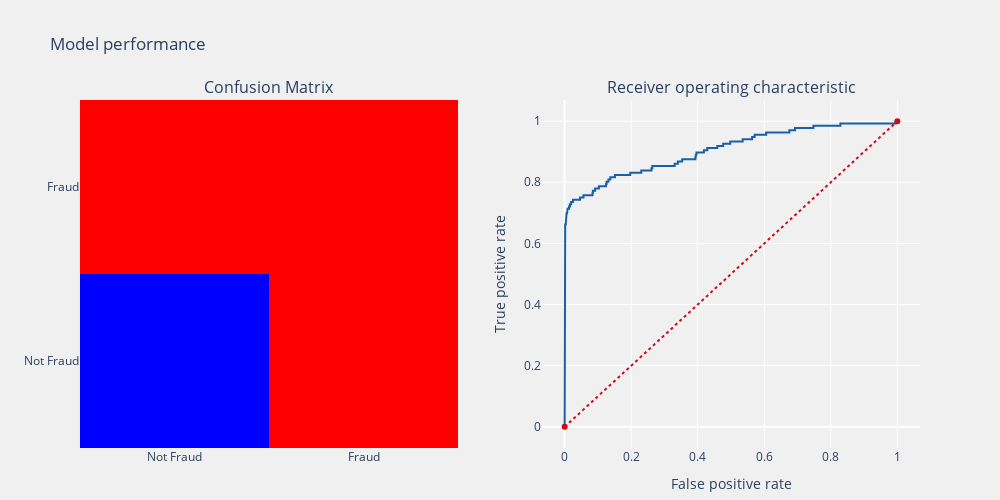
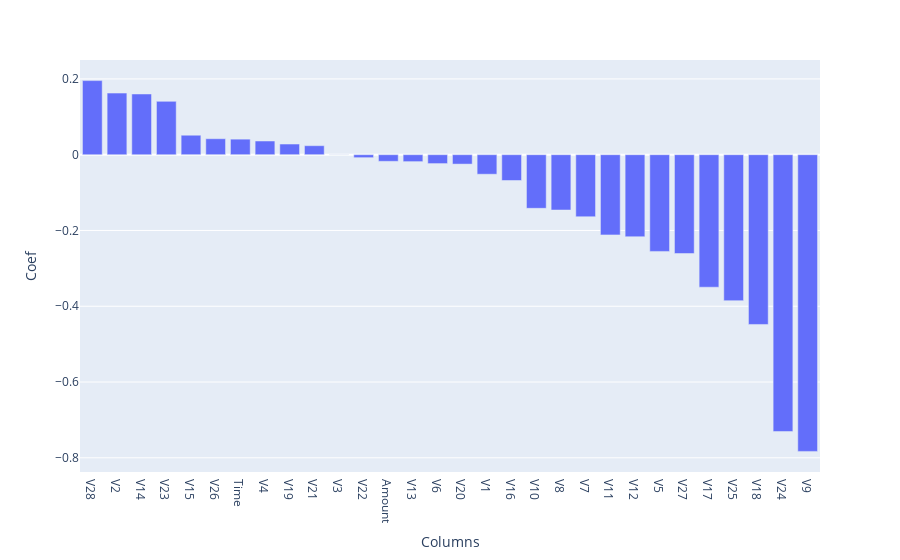

Notebook source saved alongside these figures, in order:
### Markdown cell above
# <a id="4"> 4. Model Building </a>

### Code cell
def Fraud(algorithm,X_train,X_test,y_train,y_test):
    algorithm.fit(X_train,y_train)
    training_score=algorithm.score(X_train,y_train)
    pred=algorithm.predict(X_test)
    probablities=algorithm.predict_proba(X_test)
    print("Training score: ",training_score)
    print("Classification report: \n",classification_report(y_test,pred))
    print("Accuracy Score :",accuracy_score(y_test,pred))
    print('F1_score :', f1_score(y_test,pred))
#     plot confusion matrix
    cm=confusion_matrix(y_test,pred)
     #plot roc_auc_score
    model_roc_auc = roc_auc_score(y_test,pred) 
    print ("Area under curve : ",model_roc_auc,"\n")
    fpr,tpr,thresholds = roc_curve(y_test,probablities[:,1])
    
    #     plot confusion matrix
    trace1 = go.Heatmap(z = cm ,
                        x = ["Not Fraud","Fraud"],
                        y = ["Not Fraud","Fraud"],
                        showscale  = False,colorscale = [(0, "red"), (0.5, "green"), (1, "blue")],
                        name = "matrix")
    #plot roc_auc_score
    trace2 = go.Scatter(x = fpr,y = tpr,
                        name = "Roc : " + str(model_roc_auc),
                        line = dict(color = ('rgb(22, 96, 167)'),width = 2))
    trace3 = go.Scatter(x = [0,1],y=[0,1],
                        line = dict(color = ('rgb(205, 12, 24)'),width = 2,
                        dash = 'dot'))
    
    fig = tls.make_subplots(rows=1, cols=2,
                            subplot_titles=('Confusion Matrix',
                                            'Receiver operating characteristic'))
    fig['layout'].update(showlegend=False, title="Model performance" ,
                         autosize = True,height = 500,width = 1000,
                         plot_bgcolor = 'rgba(240,240,240, 0.95)',
                         paper_bgcolor = 'rgba(240,240,240, 0.95)',
                         margin = dict(b = 10))
    fig["layout"]["xaxis2"].update(dict(title = "False positive rate"))
    fig["layout"]["yaxis2"].update(dict(title = "True positive rate"))
    
    fig.append_trace(trace1,1,1)
    fig.append_trace(trace2,1,2)
    fig.append_trace(trace3,1,2)

    py.iplot(fig)
        
    coefs =algorithm.coef_.reshape(30,1)
    coefs1=pd.DataFrame(coefs).rename(columns={0:"Coef"})
    col=X_train.columns[algorithm.coef_.argsort().reshape(30,1)]
    columns=pd.DataFrame(col).rename(columns={0:"Columns"})
    imp=pd.concat([columns,coefs1],axis=1)
    imp=imp.sort_values(by=["Coef"],ascending=False)
    fig=px.bar(imp, x='Columns', y='Coef')
    fig.show()
    
    
logit=LogisticRegression()
Fraud(logit,X_train,X_test,y_train,y_test)

### Figure 1 — Plotly figure (JSON) as saved in the notebook; plotly's stock layout.template omitted (floating-point values rounded to 4 significant figures; data arrays with more than 128 entries replaced by an {"elided": "..."} marker saying what was removed)
{"data": [{"colorscale": [[0, "red"], [0.5, "green"], [1, "blue"]], "name": "matrix", "showscale": false, "type": "heatmap", "x": ["Not Fraud", "Fraud"], "xaxis": "x", "y": ["Not Fraud", "Fraud"], "yaxis": "y", "z": [[85271, 36], [54, 82]]}, {"line": {"color": "rgb(22, 96, 167)", "width": 2}, "name": "Roc : 0.8012595856212061", "type": "scatter", "x": {"elided": "373 float values"}, "xaxis": "x2", "y": {"elided": "373 float values"}, "yaxis": "y2"}, {"line": {"color": "rgb(205, 12, 24)", "dash": "dot", "width": 2}, "type": "scatter", "x": [0, 1], "xaxis": "x2", "y": [0, 1], "yaxis": "y2"}], "layout": {"annotations": [{"font": {"size": 16}, "showarrow": false, "text": "Confusion Matrix", "x": 0.225, "xanchor": "center", "xref": "paper", "y": 1, "yanchor": "bottom", "yref": "paper"}, {"font": {"size": 16}, "showarrow": false, "text": "Receiver operating characteristic", "x": 0.775, "xanchor": "center", "xref": "paper", "y": 1, "yanchor": "bottom", "yref": "paper"}], "autosize": true, "height": 500, "margin": {"b": 10}, "paper_bgcolor": "rgba(240,240,240, 0.95)", "plot_bgcolor": "rgba(240,240,240, 0.95)", "showlegend": false, "title": {"text": "Model performance"}, "width": 1000, "xaxis": {"anchor": "y", "domain": [0, 0.45]}, "xaxis2": {"anchor": "y2", "domain": [0.55, 1], "title": {"text": "False positive rate"}}, "yaxis": {"anchor": "x", "domain": [0, 1]}, "yaxis2": {"anchor": "x2", "domain": [0, 1], "title": {"text": "True positive rate"}}}}

### Figure 2 — Plotly figure (JSON) as saved in the notebook; plotly's stock layout.template omitted (floating-point values rounded to 4 significant figures)
{"data": [{"alignmentgroup": "True", "hovertemplate": "Columns=%{x}<br>Coef=%{y}<extra></extra>", "legendgroup": "", "marker": {"color": "#636efa"}, "name": "", "offsetgroup": "", "orientation": "v", "showlegend": false, "textposition": "auto", "type": "bar", "x": ["V28", "V2", "V14", "V23", "V15", "V26", "Time", "V4", "V19", "V21", "V3", "V22", "Amount", "V13", "V6", "V20", "V1", "V16", "V10", "V8", "V7", "V11", "V12", "V5", "V27", "V17", "V25", "V18", "V24", "V9"], "xaxis": "x", "y": [0.1956, 0.1626, 0.1602, 0.1408, 0.05141, 0.04215, 0.04104, 0.03611, 0.02816, 0.02376, -8.997e-05, -0.007849, -0.01751, -0.01831, -0.02347, -0.02484, -0.05156, -0.06811, -0.1415, -0.146, -0.1638, -0.2117, -0.2165, -0.2553, -0.2608, -0.3497, -0.3852, -0.4481, -0.7306, -0.7831], "yaxis": "y"}], "layout": {"barmode": "relative", "legend": {"tracegroupgap": 0}, "margin": {"t": 60}, "xaxis": {"anchor": "y", "domain": [0, 1], "title": {"text": "Columns"}}, "yaxis": {"anchor": "x", "domain": [0, 1], "title": {"text": "Coef"}}}}
